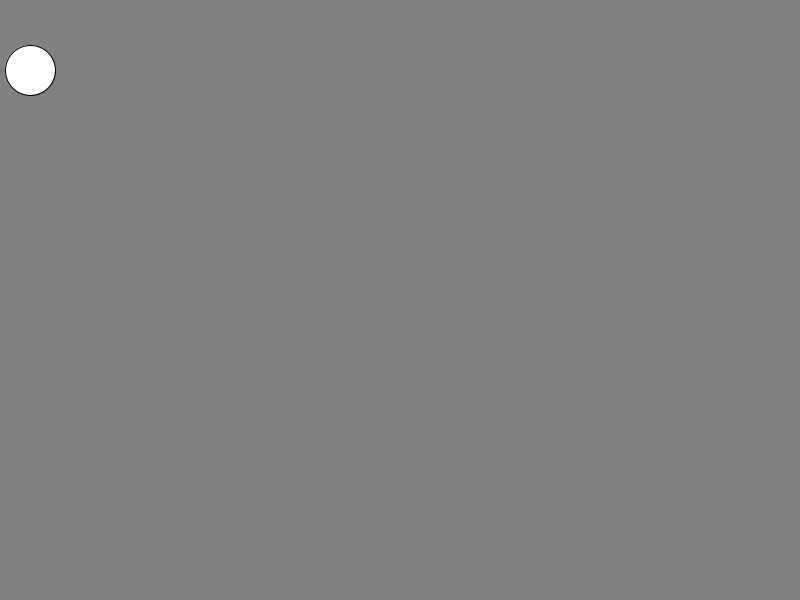
Frame 1 (no input)
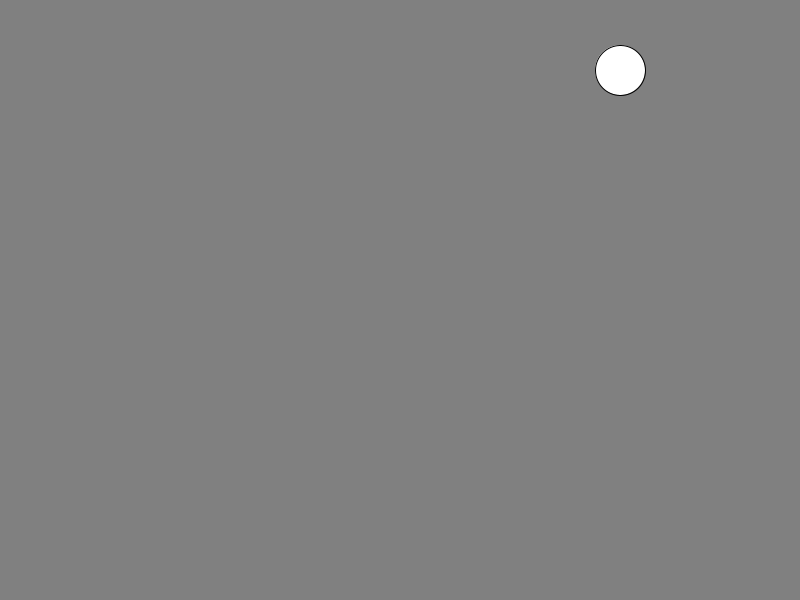
Frame 60 (the mouse pressed at the canvas centre just before this capture)
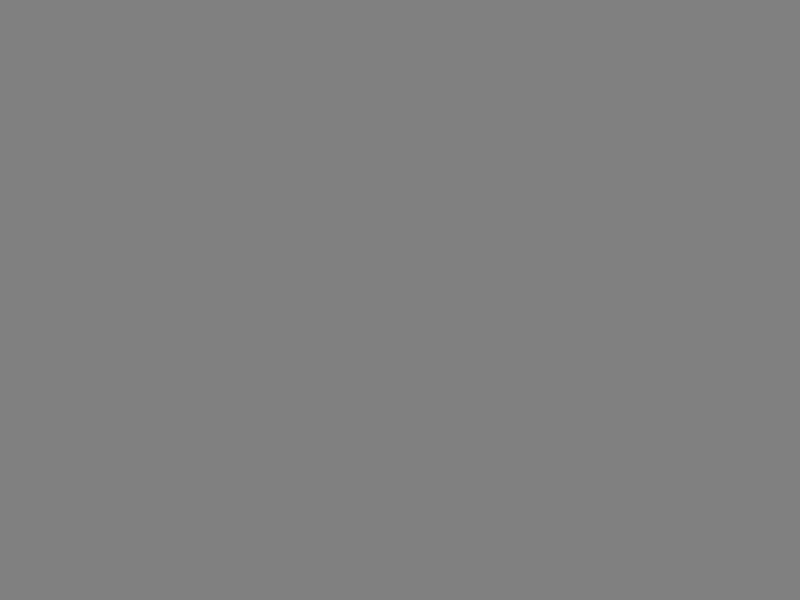
Frame 120 (the mouse held since frame 60 and released just before this capture)

The Processing sketch that drew these frames (run headless with seeded random() and noise(); from frame 60 on, the mouse is pressed at the canvas centre):

// Processing sketch: code05_01
// ── code05_01.pde
float centerX = 30.0;//ボール中心のx座標という状態を格納するグローバル変数
float dx = 10.0; //毎フレームのボール水平方向の移動量（水平速度）
float radius = 25.0; //ボールの半径
float diameter = radius * 2.0; //ボールの直径
void setup() {
  size(800, 600);
}
void draw() {
  background(128);//ウィンドウの描画領域全体（背景）を灰色でクリアする
  drawBall();
}
void drawBall() {
  ellipse(centerX, 70.0, diameter, diameter);
  centerX += dx;
}
void mousePressed() {//マウスボタンが押されるたびに一回呼び出される
  centerX = mouseX;//状態の変更。カーソル位置のx座標を円中心x座標とする
}
